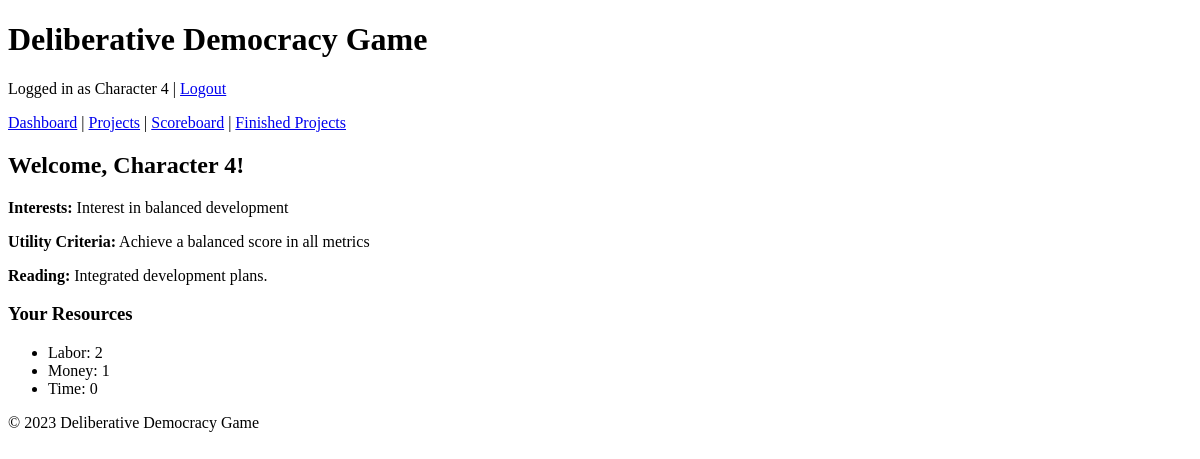
The app's page /dashboard (signed in), older data.
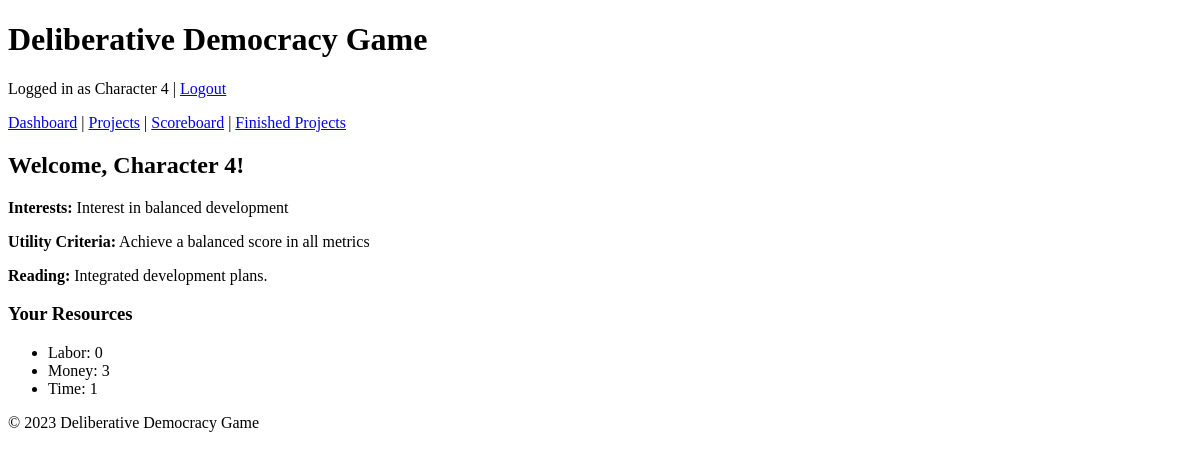
The same page, newer data.
### app/models.py (models this page shows, shortened)
class Resource(db.Model):
    __tablename__ = "resources"
    id = db.Column(db.Integer, primary_key=True)
    type = db.Column(db.String(64), nullable=False)  # 'Time', 'Money', 'Labor'
    amount = db.Column(db.Integer, default=0, nullable=False)
    user_id = db.Column(db.Integer, db.ForeignKey("users.id"), nullable=False)

### app/routes.py (the view)
@main.route("/dashboard")
@login_required
def dashboard():
    user = User.query.get(current_user.id)
    return render_template("dashboard.html", user=user)

### app/routes.py (called while the page is built)
@login_manager.user_loader
def load_user(user_id):
    return User.query.get(int(user_id))

### app/templates/dashboard.html (shortened to what this page needs)
{% extends "base.html" %}
{% block content %}
<h2>Welcome, {{ user.character_name }}!</h2>
<p><strong>Interests:</strong> {{ user.interests }}</p>
<p><strong>Utility Criteria:</strong> {{ user.utility_criteria }}</p>
<p><strong>Reading:</strong> {{ user.reading }}</p>
<h3>Your Resources</h3>
<ul>
    {% for resource in user.resources %}
    <li>{{ resource.type }}: {{ resource.amount }}</li>
    {% endfor %}
</ul>
{% endblock %}

Row changes from the older to the newer data that the page shows:
changed Resource "Labor": amount "2" → "0"
changed Resource "Money": amount "1" → "3"
changed Resource "Time": amount "0" → "1"
